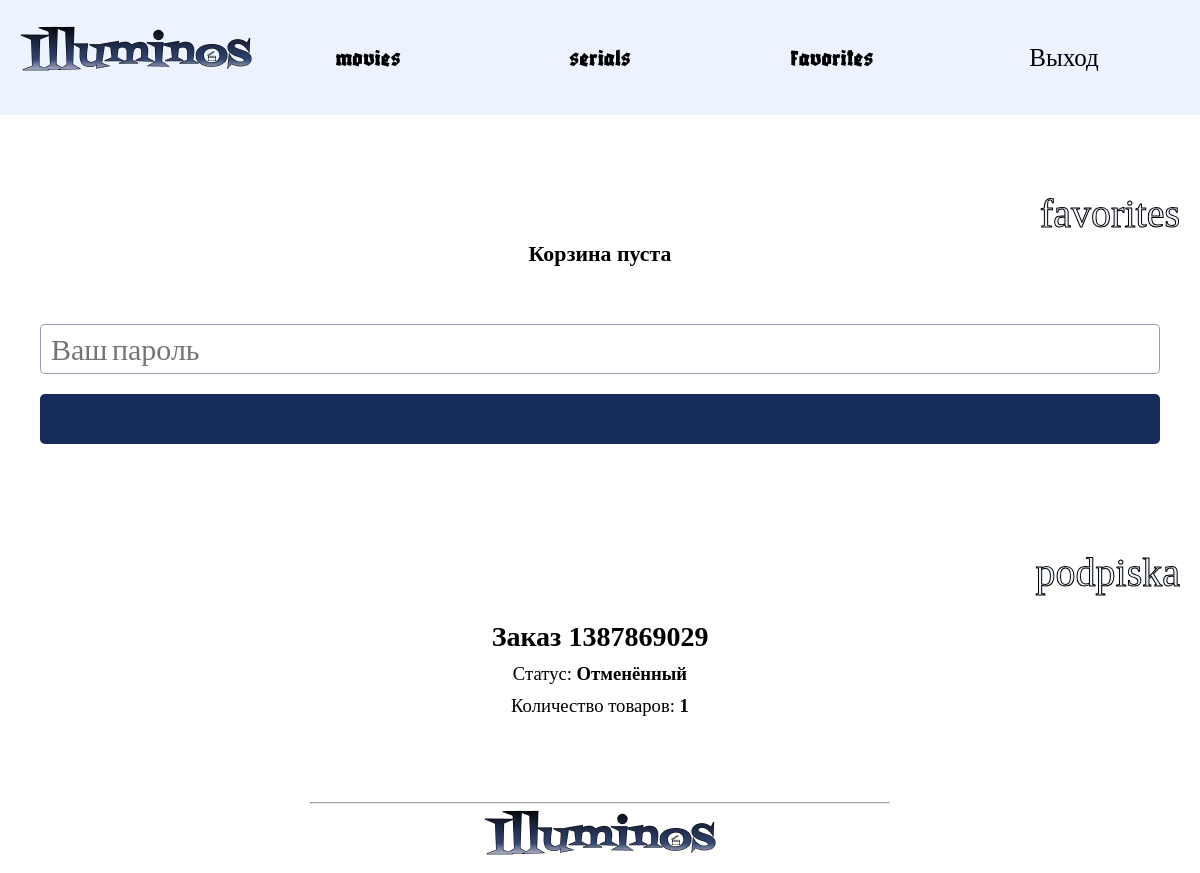
The page /cart2.php (signed in) on the database its author committed.
### tables this page shows
CREATE TABLE `orders` (
  `order_id` int NOT NULL,
  `product_id` int NOT NULL,
  `user_id` int NOT NULL,
  `number` int DEFAULT NULL,
  `count` int DEFAULT NULL,
  `status` varchar(256) DEFAULT NULL,
  `reason` varchar(256) DEFAULT NULL,
  `created_at` timestamp NOT NULL DEFAULT CURRENT_TIMESTAMP,
  `updated_at` timestamp NOT NULL DEFAULT CURRENT_TIMESTAMP ON UPDATE CURRENT_TIMESTAMP
);

### cart2.php (the view, shortened to what this page needs)
<?php
	include "connect.php";
	$products = "";
	if($products == "")
		$products = '<h3 class="text-center">Корзина пуста</h3>';
	$sql = sprintf("SELECT * FROM `orders` WHERE `user_id`='%s' AND `number` IS NOT NULL AND `product_id`=0 ORDER BY `created_at` DESC", $_SESSION["user_id"]);
	$result = $connect->query($sql);
	$orders = "";
	while($row = $result->fetch_assoc()) {
		$del = ($row["status"] == "Новый") ? '<p class="text-right"><a onclick="return confirm(\'Вы действительно хотите удалить этот заказ?\')" href="controllers/delete_order.php?id='.$row["order_id"].'" class="text-small">Удалить заказ</a></p>' : '';
		$orders .= sprintf('
			<div class="col">
				<div class="row">
					<h2>Заказ %s</h2>
					%s
				</div>
				<div class="row">
					<p>Статус: <b>%s</b></p>
					<p>Количество товаров: <b>%s</b></p>
				</div>
			</div>
		', $row["number"], $del, $row["status"], $row["count"]);
	}
	include "header.php";
?>
	<main>
		<div class="content">
			<div class="head">favorites</div>
			<div class="row">
				<?= $products ?>
			</div>
			<br>
			<div class="wrap">
				<form action="controllers/checkout.php" class="w100" method="POST">
					<input type="password" placeholder="Ваш пароль" name="password" required>
					<button></button>
				</form>
			</div>
			<div class="head">podpiska</div>
			<div class="row">
				<?= $orders ?>
			</div>
		</div>
	</main>
<?php include "footer.php" ?>

### asset/css/style.css (style rules this page uses)
* { margin: 0; padding: 0; box-sizing: border-box; }
body { background-color: #ffffff; font-family: OpenSans; font-size: 14pt; }
h1,h2,h3,h4,p { padding: 5px 0; }
.text-center { text-align: center !important; }
form { width: 60%; margin: 0 auto; }
form.w100 { width: 100%; }
input:invalid:not(:placeholder-shown) { border-color: red; }
input,select,textarea,button { color: rgba(134, 144, 167, 0.88); font-family: Blaka Ink; font-size: 30px; font-style: normal; font-weight: 400; line-height: normal; width: 100%; height: 50px; outline: none; margin: 10px 0; transition: .2s; padding-left: 10px; border-radius: 5px; border: 1px solid rgba(134, 144, 167, 0.88); }
button { padding: 0; cursor: pointer; border: none; color: white; border-radius: 5px; background: #152B5C; }
div.content { max-width: 1200px; margin: 0 auto; padding: 0 20px; }
.head { margin-top: 75px; }
div.head { color: #EDF2FF; font-family: ZCOOL KuaiLe; font-size: 40px; font-style: normal; font-weight: 400; line-height: normal; -webkit-text-stroke: 1px #000; text-align: right; }
div.wrap { padding: 20px; margin: 0 auto; border-radius: 5px; background-color: white; color: #000; font-family: Montserrat Alternates; font-size: 19px; font-style: normal; font-weight: 400; line-height: normal; }
div.row { display: flex; flex-wrap: wrap; align-items: flex-start; justify-content: center; }
div.col { width: 32%; padding: 20px; transition: .2s; text-align: center; margin-bottom: 20px; background-color: white; }
main { min-height: calc(100vh - 400px); }

### rows shown on the page
orders: number "1387869029", status "Отменённый", count "1"
